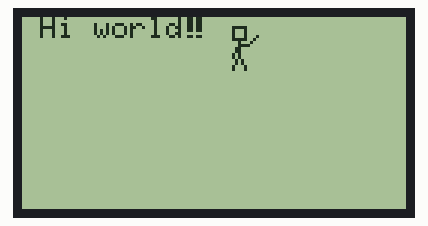
Recording of a sketch running on a simulated Arduino Uno, built with avr-gcc and run on an emulated ATmega328P. Shown: 128×64 one-colour display.

Above: at 0.6 s.

The sketch:

hi.ino
```cpp
#include "ST7565.h"

// pin 9 - Serial data out (SID)
// pin 8 - Serial clock out (SCLK)
// pin 7 - Data/Command select (RS or A0)
// pin 6 - LCD reset (RST)
// pin 5 - LCD chip select (CS)
ST7565 glcd(9, 8, 7, 6, 5);

int x = 0;

void setup()   {

  // initialize and set the contrast to 0x18
  glcd.begin(0xa);
  glcd.clear();
}

void loop(){

    glcd.clear();
glcd.drawstring(0,0," Hi world ");
glcd.drawchar(55,0,19);
//glcd.drawchar(61,0,124);
sp2();
glcd.display();

 delay(500);

    glcd.clear();
glcd.drawstring(0,0," Hi world ");
glcd.drawchar(55,0,19);
//glcd.drawchar(61,0,124);
sp3();
glcd.display();
 delay(500);


x++;
}


void sp1(){
/*
glcd.setpixel(75, 1, BLACK);
glcd.setpixel(75, 2, BLACK);
glcd.setpixel(75, 3, BLACK);
glcd.setpixel(74, 3, BLACK);
glcd.setpixel(73, 3, BLACK);
glcd.setpixel(72, 3, BLACK);
glcd.setpixel(71, 3, BLACK);
glcd.setpixel(72, 2, BLACK);
glcd.setpixel(72, 1, BLACK);
glcd.setpixel(72, 0, BLACK);
glcd.setpixel(75, 0, BLACK);
glcd.setpixel(74, 0, BLACK);
glcd.setpixel(73, 0, BLACK);
glcd.setpixel(71, 0, BLACK);

//glcd.setpixel(75, 0, BLACK);

glcd.setpixel(73, 4, BLACK);
glcd.setpixel(73, 5, BLACK);
glcd.setpixel(74, 4, BLACK);
glcd.setpixel(74, 5, BLACK);

*/


glcd.drawrect(70,3,5,5,BLACK); //cabeza de BIT-MAN
glcd.drawline(72,8,72,13,BLACK);//cuerpo de BIT-MAN
//glcd.drawline(72,13,74,17,BLACK);//pierna derecha de BIT-MAN
glcd.setpixel(73, 14, BLACK);
glcd.setpixel(73, 15, BLACK);
glcd.setpixel(74, 16, BLACK);
glcd.setpixel(74, 17, BLACK);


//glcd.drawline(72,12,70,17,BLACK);//pierna izquierda de BIT-MAN
//glcd.setpixel(72, 13, BLACK);
//glcd.setpixel(74, 13, BLACK);
glcd.setpixel(71, 14, BLACK);
glcd.setpixel(71, 15, BLACK);
glcd.setpixel(70, 16, BLACK);
glcd.setpixel(70, 17, BLACK);


glcd.drawline(72,10,76,7,BLACK);//brazo derecho de BIT-MAN
//glcd.drawline(71,10,66,13,BLACK);//brazo izquierdo de BIT-MAN
glcd.setpixel(71, 10, BLACK);
glcd.setpixel(71, 11, BLACK);
glcd.setpixel(70, 12, BLACK);
glcd.setpixel(70, 13, BLACK);


  }


void sp2(){

glcd.drawrect(70,3,5,5,BLACK); //cabeza de BIT-MAN
glcd.drawline(72,8,72,13,BLACK);//cuerpo de BIT-MAN
//glcd.drawline(72,13,74,17,BLACK);//pierna derecha de BIT-MAN
glcd.setpixel(73, 14, BLACK);
glcd.setpixel(73, 15, BLACK);
glcd.setpixel(74, 16, BLACK);
glcd.setpixel(74, 17, BLACK);


//glcd.drawline(72,12,70,17,BLACK);//pierna izquierda de BIT-MAN
glcd.setpixel(71, 14, BLACK);
glcd.setpixel(71, 15, BLACK);
glcd.setpixel(70, 16, BLACK);
glcd.setpixel(70, 17, BLACK);


//glcd.drawline(72,10,76,7,BLACK);//brazo derecho de BIT-MAN
glcd.setpixel(73, 9, BLACK);
glcd.setpixel(74, 9, BLACK);
glcd.setpixel(75, 9, BLACK);
glcd.setpixel(76, 8, BLACK);
glcd.setpixel(77, 7, BLACK);
glcd.setpixel(78, 6, BLACK);


//glcd.drawline(72,10,67,7,BLACK);//brazo izquierdo de BIT-MAN
glcd.setpixel(71, 10, BLACK);
glcd.setpixel(71, 11, BLACK);
glcd.setpixel(70, 12, BLACK);
glcd.setpixel(70, 13, BLACK);

  }


void sp3(){

glcd.drawrect(70,3,5,5,BLACK); //cabeza de BIT-MAN
glcd.drawline(72,8,72,13,BLACK);//cuerpo de BIT-MAN
//glcd.drawline(72,13,74,17,BLACK);//pierna derecha de BIT-MAN
glcd.setpixel(73, 14, BLACK);
glcd.setpixel(73, 15, BLACK);
glcd.setpixel(74, 16, BLACK);
glcd.setpixel(74, 17, BLACK);


//glcd.drawline(72,12,70,17,BLACK);//pierna izquierda de BIT-MAN
glcd.setpixel(71, 14, BLACK);
glcd.setpixel(71, 15, BLACK);
glcd.setpixel(70, 16, BLACK);
glcd.setpixel(70, 17, BLACK);


//glcd.drawline(72,10,77,8,BLACK);//brazo derecho de BIT-MAN
glcd.setpixel(73, 9, BLACK);
glcd.setpixel(74, 9, BLACK);
glcd.setpixel(75, 9, BLACK);
glcd.setpixel(76, 8, BLACK);
glcd.setpixel(76, 7, BLACK);
glcd.setpixel(76, 6, BLACK);


//glcd.drawline(72,10,67,7,BLACK);//brazo izquierdo de BIT-MAN
glcd.setpixel(71, 10, BLACK);
glcd.setpixel(71, 11, BLACK);
glcd.setpixel(70, 12, BLACK);
glcd.setpixel(70, 13, BLACK);


  }
```
